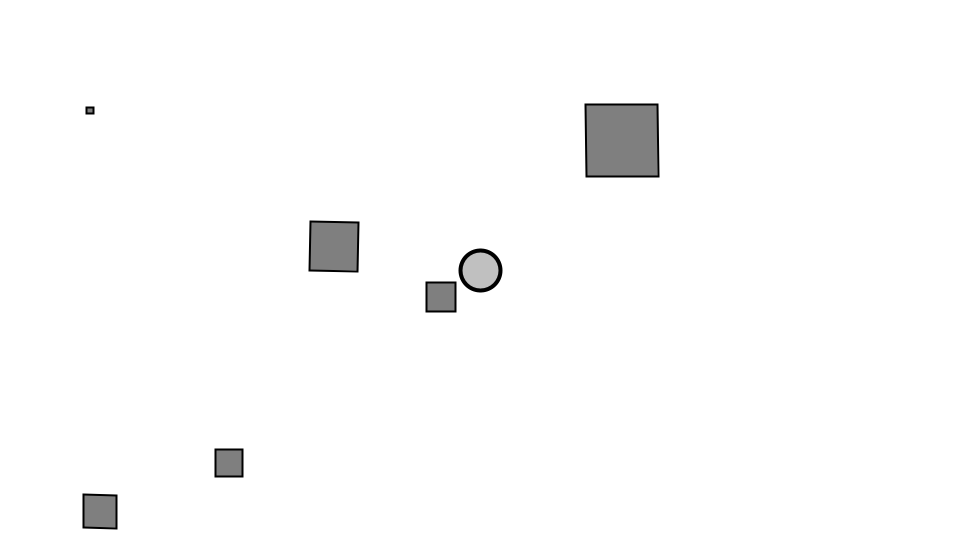
Frame 1 (no input)
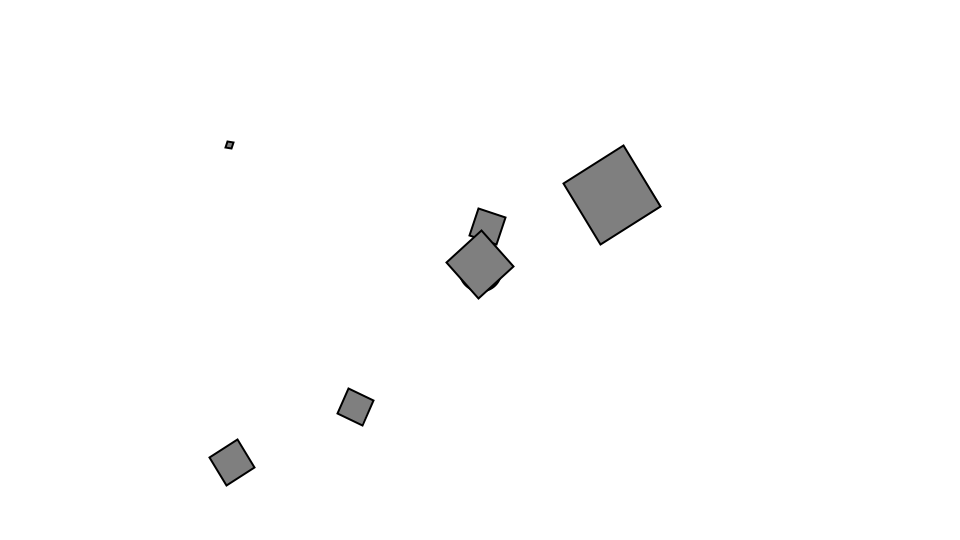
Frame 60 (the mouse pressed at the canvas centre just before this capture)
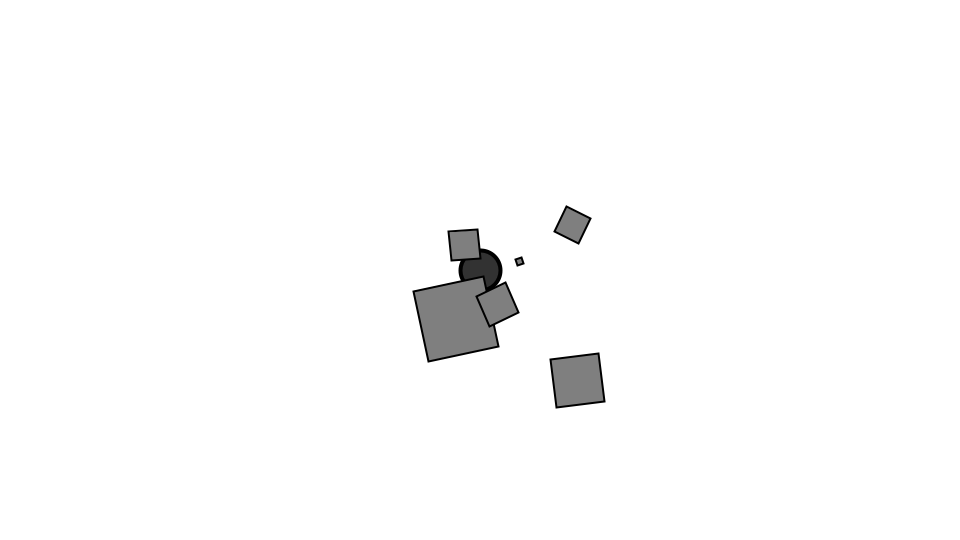
Frame 120 (the mouse held since frame 60 and released just before this capture)

The Processing sketch that drew these frames (run headless with seeded random() and noise(); from frame 60 on, the mouse is pressed at the canvas centre):

// Processing sketch: GravitationalAttractionWithAngularMotion
// ── GravitationalAttractionWithAngularMotion.pde
// The Nature of Code
// Daniel Shiffman
// http://natureofcode.com

Mover[] m = new Mover[6];
Attractor a;

void setup() {
  size(960,540);
  
  for(int i = 0; i < m.length; i++){
    m[i] = new Mover(random(width), random(height), random(1, 15)); 
  }
  a = new Attractor();
}

void draw() {
  background(255);
  
  a.drag();
  a.hover(mouseX,mouseY);
  a.display();
  
  for(int i = 0; i < m.length; i++){
    PVector force = a.attract(m[i]);
    m[i].applyForce(force);
    m[i].update();
    m[i].display();
    //m[i].checkEdges();
  }
}

void mousePressed() {
  a.clicked(mouseX,mouseY); 
}

void mouseReleased() {
  a.stopDragging(); 
}

// ── Attractor.pde
// The Nature of Code
// Daniel Shiffman
// http://natureofcode.com

// A class for a draggable attractive body in our world

class Attractor {
  float mass;    // Mass, tied to size
  float G;       // Gravitational Constant
  PVector position;   // position
  boolean dragging = false; // Is the object being dragged?
  boolean rollover = false; // Is the mouse over the ellipse?
  PVector dragOffset;  // holds the offset for when object is clicked on

  Attractor() {
    position = new PVector(width/2,height/2);
    mass = 20;
    G = 1.5;
    dragOffset = new PVector(0.0,0.0);
  }

  PVector attract(Mover m) {
    PVector force = PVector.sub(position,m.position);   // Calculate direction of force
    float d = force.mag();                              // Distance between objects
    
    //Consider the result same as in this range
    d = constrain(d,5.0,25.0);                          // Limiting the distance to eliminate "extreme" results for very close or very far objects
    
    force.normalize();                                  // Normalize vector (distance doesn't matter here, we just want this vector for direction)
    float strength = (G * mass * m.mass) / (d * d);     // Calculate gravitional force magnitude
    force.mult(strength);     // Get force vector --> magnitude * direction
    return force;
  }

  // Method to display
  void display() {
    ellipseMode(CENTER);
    strokeWeight(4);
    stroke(0);
    if (dragging) fill (50);
    else if (rollover) fill(100);
    else fill(175,200);
    ellipse(position.x,position.y,mass*2,mass*2);
  }

  // The methods below are for mouse interaction
  void clicked(int mx, int my) {
    float d = dist(mx,my,position.x,position.y);
    if (d < mass) {
      dragging = true;
      dragOffset.x = position.x-mx;
      dragOffset.y = position.y-my;
    }
  }
  
  void hover(int mx, int my) {
    float d = dist(mx,my,position.x,position.y);
    if (d < mass) {
      rollover = true;
    } 
    else {
      rollover = false;
    }
  }

  void stopDragging() {
    dragging = false;
  }



  void drag() {
    if (dragging) {
      position.x = mouseX + dragOffset.x;
      position.y = mouseY + dragOffset.y;
    }
  }

}

// ── Mover.pde
class Mover {

  PVector position;
  PVector velocity;
  PVector acceleration;
  float mass;
  
  float angular = 0.0;
  float aVelocity = 0.0;
  float aAcceleration = 0.001;

  Mover(float EachPositionX, float EachPositionY, float EachMass) {
    position = new PVector(EachPositionX, EachPositionY);
    velocity = new PVector(1,0);
    acceleration = new PVector(0,0);
    mass = EachMass;
  }
  
  void applyForce(PVector force) {
    PVector f = PVector.div(force, mass);
    acceleration.add(f);
  }
  
  void update() {
    aAcceleration = acceleration.x/10.0;
    aVelocity += aAcceleration;
    angular += aVelocity;
    
    velocity.add(acceleration);
    position.add(velocity);
    acceleration.mult(0);
    
    //aAcceleration = acceleration.x/10.0;
    //aVelocity += aAcceleration;
    //angular += aVelocity;
  
  }

  void display() {
    stroke(0);
    strokeWeight(2);
    fill(127);
    
    /*save current coordinate by pushMatirx, 
    and restore (this time means "abandon") the prior coordinate by popMatrix*/
    pushMatrix();
    translate(position.x, position.y);
    rotate(angular);
    rectMode(CENTER);
    rect(0,0,mass*5,mass*5);
    popMatrix();
  }

  void checkEdges() {
    
    if (position.x > width-mass*10/2) {
      position.x = width-mass*10/2;
      velocity.x *= -1;
    } else if (position.x < mass*10/2) {
      position.x = mass*10/2;
      velocity.x *= -1;
    }

    if (position.y > height-mass*10/2) {
      position.y = height-mass*10/2;
      velocity.y *= -1;
    }else if (position.y < mass*10/2) {
      position.y = mass*10/2;
      velocity.y *= -1;
    }

  }

}
